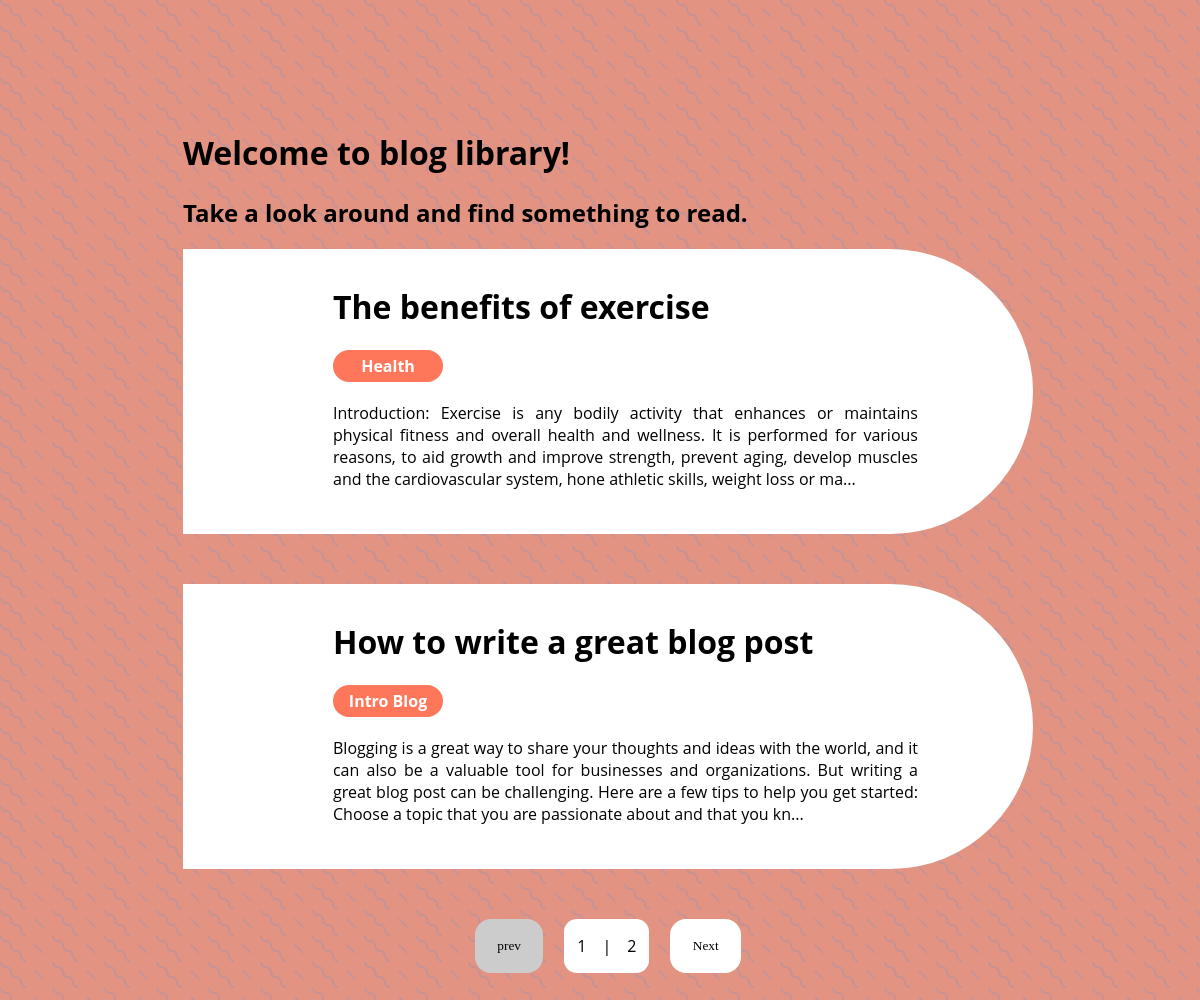
The page / on the database its author committed.
### blogs/models.py (models this page shows, shortened)
class BlogPost(models.Model):
    id = models.AutoField(primary_key=True)
    title = models.CharField(max_length=200, null=False)
    content = models.TextField()
    pub_date = models.DateTimeField(auto_now_add=True)
    author = models.ForeignKey(User, on_delete=models.CASCADE)
    blog_type = models.CharField(max_length=200, default="Others")

### blogs/views.py (the view)
# urls.py: path('', dashboard, name='Home'),
def dashboard(request):
    status = True
    blogs = []
    current_page = int(request.GET.get("page", "1"))
    limit = 2
    previous_page = 1
    next_page = 1
    total_pages = 1
    skip = 0
    try:
        if current_page> 1:
            skip = (current_page - 1) * limit
        blogs = BlogPost.objects.all().order_by("-pub_date")[skip: skip+limit]
        blog_count = BlogPost.objects.count()
        if blog_count:
            total_pages = int(blog_count / limit)
            if (blog_count) % limit:
                total_pages += 1
            previous_page = max(current_page - 1, 1)
            next_page = min(current_page + 1, total_pages)
    except:
        status = False
    finally:
        response = {"data": blogs,
                    "status": status,
                    "previous_page": previous_page,
                    "next_page": next_page,
                    "total_pages": total_pages,
                    "current_page": current_page
                    }
        return render(request, 'list.html', response)

### templates/list.html (shortened to what this page needs)
<!DOCTYPE html>
<html lang="en">
<head>
	<link rel="preload stylesheet" href="/static/css/bg_list.css" as="style" type="text/css">
</head>
<body>
  <h1>Welcome to blog library!</h1>
  {% if status %}
    <h2>Take a look around and find something to read.</h2>
    {% for blog in data %}
    <div class="blog-entry">
        <div class="blog-content">
          <div class="content-title"><h1>{{blog.title}}</h1></div>
          <div class="content-tag">{{blog.blog_type| default:"Others"}}</div>
          <span class="content-text">{{blog.content|slice:":300"}}...</span>
        </div>
    </div>
    {% endfor %}
    <div class="pagination">
      <button  onclick="updateURLWithPageParam({{previous_page}})" id="prevPage" {% if previous_page == current_page %}disabled{% endif %}>prev</button>
      <div class="showCount">
        <p id="countPage">{{current_page}}</p>|<p>{{total_pages}}</p>
      </div>
      <button id="nextPage" onclick="updateURLWithPageParam({{next_page}})" {% if total_pages == current_page %}disabled{% endif %}>Next</button>
    </div>
  {% else %}
    <h2>Sorry, There's no blog to read at a moment.</h2>
  {% endif %}
  </body>
</html>

### static/css/bg_list.css (style rules this page uses)
:root { --background: #e39382; --primary: #b27a43; --secondary: #ff775b; --darkgray: rgb(78, 78, 78); --fontBody: 'Open Sans', sans-serif; }
body { top: 10%; padding-bottom: 4%; left: 50%; position: absolute; display: block; transform: translate(-50%); box-sizing: border-box; font-family: var(--fontBody); background-color: var(--background); }
.blog-entry { margin-bottom: 50px; width: 650px; height: 255px; background-color: white; cursor: pointer; padding-left: 150px; padding-right: 50px; padding-top: 15px; padding-bottom: 15px; border-top-right-radius:250px; border-bottom-right-radius: 250px; }
.blog-entry .blog-content span { display: block; text-align: justify; height: 90px; width: 90%; }
.content-tag { width: 100px; background: var(--secondary); color: white; margin-top: 5px; padding: 5px; border-radius: 40px; text-align: center; font-weight: bold; cursor: pointer; }
.content-text { margin-top: 20px; }
.pagination { text-align: center; margin-top: 20px; display: flex; justify-content: center; gap: 1rem; }
.showCount { display: flex; justify-content: center; align-items: center; text-align: center; gap: 1rem; width: 85px; background: white; border-radius: 0.8rem; }
.showCount p { width: auto; }
button { padding: 1rem 1.4rem; background-color: #fff; color: black; border: none; cursor: pointer; margin: 0 5px; background: #fff; border-radius: 1rem; font-family: poppins; transition: 0.3s; }
button:disabled { background-color: #ccc; cursor: not-allowed; transform: scale(1); }
.content-title h1 { width:80%; }

### rows shown on the page
BlogPost: title "The benefits of exercise", blog_type "Health", content "Introduction: Exercise is any bodily activity that enhances or maintains physical fitness and overall health and wellness. It is performed for various reasons, to aid growth and improve strength, prevent aging, develop muscles and the cardiovascular system, hone athletic skills, weight loss or ma"
BlogPost: title "How to write a great blog post", blog_type "Intro Blog", content "Blogging is a great way to share your thoughts and ideas with the world, and it can also be a valuable tool for businesses and organizations. But writing a great blog post can be challenging. Here are a few tips to help you get started: Choose a topic that you are passionate about and that you kn"

### other values the page prints
{{ current_page }} "1"
{{ total_pages }} "2"
